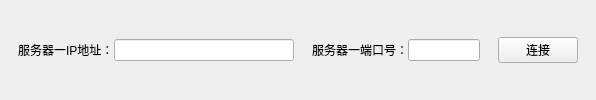
        <widget class="QWidget" name="ui_lamp_serverinfo_widget_1" native="true">
         <layout class="QHBoxLayout" name="horizontalLayout_2" stretch="1,0,10,1,2,4,1,4,1">
          <property name="spacing">
           <number>0</number>
          </property>
          <property name="leftMargin">
           <number>0</number>
          </property>
          <property name="topMargin">
           <number>0</number>
          </property>
          <property name="rightMargin">
           <number>0</number>
          </property>
          <property name="bottomMargin">
           <number>0</number>
          </property>
          <item>
           <spacer name="horizontalSpacer_3">
            <property name="orientation">
             <enum>Qt::Horizontal</enum>
            </property>
            <property name="sizeHint" stdset="0">
             <size>
              <width>23</width>
              <height>20</height>
             </size>
            </property>
           </spacer>
          </item>
          <item>
           <widget class="QLabel" name="label">
            <property name="text">
             <string>服务器一IP地址：</string>
            </property>
           </widget>
          </item>
          <item>
           <widget class="QLineEdit" name="ui_lamp_server_ip1"/>
          </item>
          <item>
           <spacer name="horizontalSpacer_4">
            <property name="orientation">
             <enum>Qt::Horizontal</enum>
            </property>
            <property name="sizeHint" stdset="0">
             <size>
              <width>22</width>
              <height>20</height>
             </size>
            </property>
           </spacer>
          </item>
          <item>
           <widget class="QLabel" name="label_2">
            <property name="text">
             <string>服务器一端口号：</string>
            </property>
           </widget>
          </item>
          <item>
           <widget class="QLineEdit" name="ui_lamp_server_port1"/>
          </item>
          <item>
           <spacer name="horizontalSpacer_5">
            <property name="orientation">
             <enum>Qt::Horizontal</enum>
            </property>
            <property name="sizeHint" stdset="0">
             <size>
              <width>23</width>
              <height>20</height>
             </size>
            </property>
           </spacer>
          </item>
          <item>
           <widget class="QPushButton" name="ui_lamp_connect_btn1">
            <property name="text">
             <string>连接</string>
            </property>
           </widget>
          </item>
          <item>
           <spacer name="horizontalSpacer_6">
            <property name="orientation">
             <enum>Qt::Horizontal</enum>
            </property>
            <property name="sizeHint" stdset="0">
             <size>
              <width>40</width>
              <height>20</height>
             </size>
            </property>
           </spacer>
          </item>
         </layout>
        </widget>
